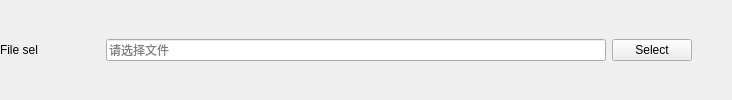
              <widget class="QFrame" name="file_group_04">
               <layout class="QHBoxLayout" name="horizontalLayout_19">
                <property name="leftMargin">
                 <number>0</number>
                </property>
                <property name="topMargin">
                 <number>0</number>
                </property>
                <property name="rightMargin">
                 <number>0</number>
                </property>
                <property name="bottomMargin">
                 <number>0</number>
                </property>
                <item>
                 <layout class="QHBoxLayout" name="horizontalLayout_15">
                  <item>
                   <widget class="QLabel" name="file_sel_Label_04">
                    <property name="minimumSize">
                     <size>
                      <width>100</width>
                      <height>0</height>
                     </size>
                    </property>
                    <property name="maximumSize">
                     <size>
                      <width>100</width>
                      <height>16777215</height>
                     </size>
                    </property>
                    <property name="font">
                     <font>
                      <family>Microsoft YaHei UI</family>
                      <pointsize>9</pointsize>
                      <bold>false</bold>
                     </font>
                    </property>
                    <property name="frameShape">
                     <enum>QFrame::NoFrame</enum>
                    </property>
                    <property name="frameShadow">
                     <enum>QFrame::Raised</enum>
                    </property>
                    <property name="text">
                     <string>File sel</string>
                    </property>
                   </widget>
                  </item>
                  <item>
                   <widget class="QLineEdit" name="file_sel_LineEdit_04">
                    <property name="enabled">
                     <bool>true</bool>
                    </property>
                    <property name="sizePolicy">
                     <sizepolicy hsizetype="Preferred" vsizetype="Fixed">
                      <horstretch>0</horstretch>
                      <verstretch>0</verstretch>
                     </sizepolicy>
                    </property>
                    <property name="minimumSize">
                     <size>
                      <width>500</width>
                      <height>0</height>
                     </size>
                    </property>
                    <property name="focusPolicy">
                     <enum>Qt::StrongFocus</enum>
                    </property>
                    <property name="readOnly">
                     <bool>false</bool>
                    </property>
                    <property name="placeholderText">
                     <string>请选择文件</string>
                    </property>
                   </widget>
                  </item>
                 </layout>
                </item>
                <item>
                 <widget class="QPushButton" name="file_sel_Button_04">
                  <property name="sizePolicy">
                   <sizepolicy hsizetype="Maximum" vsizetype="Fixed">
                    <horstretch>0</horstretch>
                    <verstretch>0</verstretch>
                   </sizepolicy>
                  </property>
                  <property name="text">
                   <string>Select</string>
                  </property>
                 </widget>
                </item>
                <item>
                 <spacer name="horizontalSpacer_17">
                  <property name="orientation">
                   <enum>Qt::Horizontal</enum>
                  </property>
                  <property name="sizeHint" stdset="0">
                   <size>
                    <width>40</width>
                    <height>20</height>
                   </size>
                  </property>
                 </spacer>
                </item>
               </layout>
              </widget>
